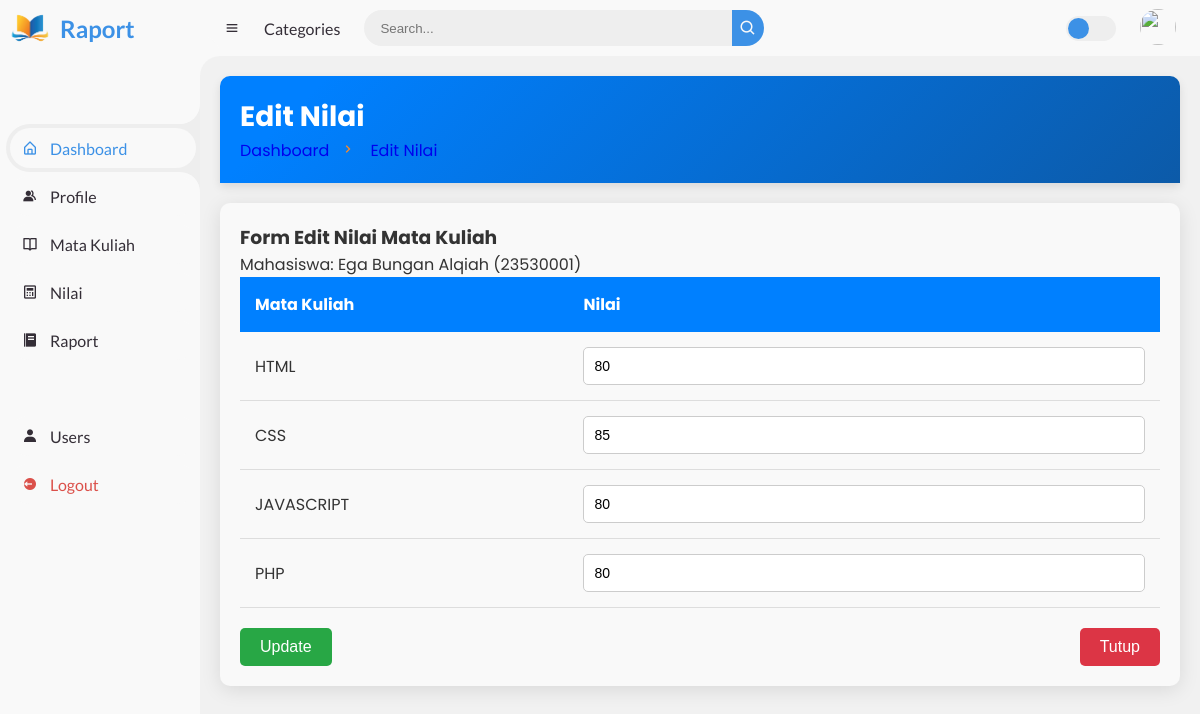
Page /index.php?page=edit-nilai&nim=23530001 (signed in) on the committed database.
### tables this page shows
CREATE TABLE `students` (
  `nim` int(20) NOT NULL,
  `nama` varchar(100) NOT NULL,
  `prodi` varchar(100) NOT NULL,
  `fakultas` varchar(100) NOT NULL,
  `status` varchar(50) NOT NULL,
  `semester` int(2) NOT NULL,
  `foto` varchar(255) DEFAULT NULL,
  `domisili` varchar(100) NOT NULL
);

CREATE TABLE `nilai` (
  `id_nilai` int(11) NOT NULL,
  `nim` int(11) DEFAULT NULL,
  `id_matkul` varchar(50) DEFAULT NULL,
  `nilai` char(2) NOT NULL
);

CREATE TABLE `matkul` (
  `id_matkul` varchar(50) NOT NULL,
  `nama_matkul` varchar(100) NOT NULL,
  `dosen` varchar(100) NOT NULL
);

### penilaian/edit.php (the view, shortened to what this page needs)
<?php
include 'database/db.php';
if (isset($_GET['nim'])) {
    $nimSelected = $_GET['nim'];
    $studentQuery = "SELECT * FROM students WHERE nim = '$nimSelected'";
    $studentResult = $conn->query($studentQuery);
    $student = $studentResult->fetch_assoc();
    $nilaiQuery = "
        SELECT matkul.id_matkul, matkul.nama_matkul, nilai.nilai
        FROM matkul
        JOIN nilai ON matkul.id_matkul = nilai.id_matkul
        WHERE nilai.nim = '$nimSelected'
    ";
    $nilaiResult = $conn->query($nilaiQuery);
}
?>
<!DOCTYPE html>
<html lang="en">
<head>
    <link rel="stylesheet" href="tampilan/profile.css">
</head>
<body>
    <div class="head-title">
        <div class="left">
            <h1>Edit Nilai</h1>
            <ul class="breadcrumb">
                <li><a href="#">Dashboard</a></li>
                <li><i class='bx bx-chevron-right'></i></li>
                <li><a class="active" href="#">Edit Nilai</a></li>
            </ul>
        </div>
    </div>
    <div class="table-data">
        <div class="profile">
            <div class="head">
                <h3>Form Edit Nilai Mata Kuliah</h3>
            </div>
            <form action="" method="POST">
                <p>Mahasiswa: <?php echo htmlspecialchars($student['nama']) . " (" . htmlspecialchars($student['nim']) . ")"; ?></p>
                <div class="form-group">
                    <table>
                        <thead>
                            <tr>
                                <th>Mata Kuliah</th>
                                <th>Nilai</th>
                            </tr>
                        </thead>
                        <tbody>
                            <?php while ($row = $nilaiResult->fetch_assoc()): ?>
                                <tr>
                                    <td><?php echo htmlspecialchars($row['nama_matkul']); ?></td>
                                    <td><input type="text" name="nilai[<?php echo $row['id_matkul']; ?>]" value="<?php echo htmlspecialchars($row['nilai']); ?>" required></td>
                                </tr>
                            <?php endwhile; ?>
                        </tbody>
                    </table>
                </div>
                <div class="form-buttons">
                    <button type="submit">Update</button>
                    <button type="button" class="close-btn" onclick="window.location.href='?page=nilai'">Tutup</button>
                </div>
            </form>
        </div>
    </div>
</body>
</html>

### tampilan/style.css (style rules this page uses)
* { margin: 0; padding: 0; box-sizing: border-box; }
a { text-decoration: none; }
li { list-style: none; }
:root { --poppins: 'Poppins', sans-serif; --lato: 'Lato', sans-serif; --light: #F9F9F9; --blue: #3C91E6; --light-blue: #CFE8FF; --grey: #eee; --dark-grey: #AAAAAA; --dark: #342E37; --red: #DB504A; --yellow: #FFCE26; --light-yellow: #FFF2C6; --orange: #FD7238; --light-orange: #FFE0D3; }
html { overflow-x: hidden; }
body { background: var(--grey); overflow-x: hidden; }

### tampilan/profile.css (style rules this page uses)
body { font-family: 'Poppins', sans-serif; background-color: #f1f1f1; margin: 0; padding: 0; color: #333; }
.head-title { padding: 20px; background: linear-gradient(135deg, #0080ff 10%, #0c5aa8 100%); color: white; border-radius: 10px 10px 0 0; display: flex; justify-content: space-between; align-items: center; box-shadow: 0 4px 10px rgba(0, 0, 0, 0.1); }
.head-title h1 { margin: 0; font-size: 28px; font-weight: bold; }
.breadcrumb { list-style: none; padding: 0; margin: 0; display: flex; align-items: center; color: white; }
.breadcrumb li { margin-right: 10px; color: #fd8a26; }
.breadcrumb li i { margin-right: 5px; }
.table-data { padding: 20px; background-color: #F9F9F9; margin: 20px 0; border-radius: 10px; box-shadow: 0 4px 20px rgba(0, 0, 0, 0.1); width: 100%; box-sizing: border-box; overflow-x: auto; }
table { width: 100%; border-collapse: collapse; margin-bottom: 20px; text-align: left; }
thead { background-color: #0080ff; color: white; }
thead th { padding: 15px; text-align: left; }
tbody td { padding: 15px; border-bottom: 1px solid #ddd; }
.form-group { margin-bottom: 15px; }
.form-group input, .form-group select { width: 100%; padding: 10px; border: 1px solid #ccc; border-radius: 5px; font-size: 14px; box-sizing: border-box; }
.form-buttons { display: flex; justify-content: space-between; }
.form-buttons button { background-color: #28a745; color: white; border: none; padding: 10px 20px; font-size: 16px; border-radius: 5px; cursor: pointer; transition: background-color 0.3s ease; }
.form-buttons .close-btn { background-color: #dc3545; }

### rows in the picture
students: nama "Ega Bungan Alqiah", nim "23530001"
nilai: id_matkul.nama_matkul "HTML", nilai "80"
nilai: id_matkul.nama_matkul "CSS", nilai "85"
nilai: id_matkul.nama_matkul "JAVASCRIPT", nilai "80"
nilai: id_matkul.nama_matkul "PHP", nilai "80"
